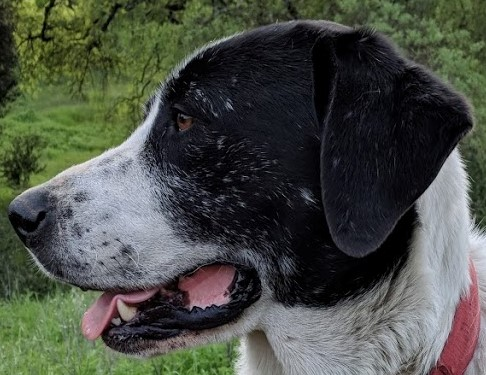
#> input picture DATA/sammy_face.jpg, 486 x 375 px
$ python video_basics.py
#> lines starting #> are read from the running program, lines starting #| are printed output that depends on the picture; after the words box and inside, x2 and y2 are one past the last pixel; in counts of white or black regions, pixels touching at a corner belong together
### edge_detection.py
import cv2
import numpy as np
import matplotlib.pyplot as plt
from image_files import show_img


def blur_image_manual(image):
    kernel = np.ones(shape=(5, 5), dtype=np.float32) / 25
    blurred = cv2.filter2D(image, -1, kernel)
    return blurred


def edge_detector(image):
    median_val = np.median(image)
    lower = int(max(0, 0.7 * median_val))
    upper = int(min(255, 1.3 * median_val))
    edges = cv2.Canny(image, threshold1=lower, threshold2=upper)
    return edges


img = cv2.imread('DATA/sammy_face.jpg')
#> img is the input picture: shape (375, 486, 3); mean B, G, R 70, 78.7, 74.2
blurred_img = blur_image_manual(img)
blurred_img2 = cv2.GaussianBlur(img, ksize=(5, 5), sigmaX=10)
blurred_img3 = cv2.bilateralFilter(img, 9, 150, 150)
blurred_img4 = cv2.blur(img, ksize=(9, 9))
edges_recognized = edge_detector(blurred_img4)
#> in edge_detector, `median_val = np.median(image)`: median_val = 65
#> in edge_detector, `lower = int(max(0, 0.7 * median_val))`: lower = 45
#> in edge_detector, `upper = int(min(255, 1.3 * median_val))`: upper = 84
#> in edge_detector, `edges = cv2.Canny(image, threshold1=lower, threshold2=upper)`:
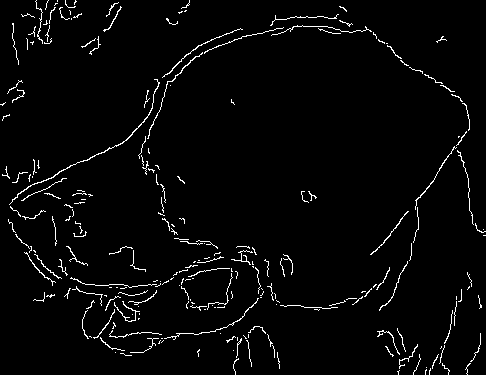
#> edges: shape (375, 486); 2.9% white in thin lines or dots
# show_img('Edges', edges_recognized)

### corner_detection.py
import cv2
import numpy as np
import matplotlib.pyplot as plt
from image_files import show_img


def harris_corner_detector(img):
    gray_img = cv2.cvtColor(img, cv2.COLOR_BGR2GRAY)
    gray_arr = np.float32(gray_img)
    destination = cv2.cornerHarris(gray_arr, blockSize=2, ksize=3, k=0.04)
    destination = cv2.dilate(destination, None)
    img[destination > 0.01 * destination.max()] = [255, 0, 0]
    return img


def shi_tomasi_corner_detector(img, max_corners):
    gray_img = cv2.cvtColor(img, cv2.COLOR_BGR2GRAY)
    possible_corners = cv2.goodFeaturesToTrack(gray_img, max_corners, 0.01, 10)
    possible_corners = np.int0(possible_corners)
    for choice in possible_corners:
        x_pos, y_pos = choice.ravel()
        cv2.circle(img, (x_pos, y_pos), 3, color=(255, 0, 0), thickness=-1)
    return img


flat_chess = cv2.imread('DATA/flat_chessboard.png')
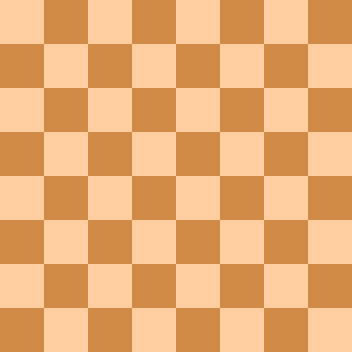
#> input picture DATA/flat_chessboard.png, 352 x 352 px
#> flat_chess is the input picture: shape (352, 352, 3); mean B, G, R 114.5, 172.5, 232
flat_chess_normal = cv2.cvtColor(flat_chess, cv2.COLOR_BGR2RGB)
flat_chess_gray = cv2.cvtColor(flat_chess, cv2.COLOR_BGR2GRAY)
#> flat_chess_gray: shape (352, 352); values 152 (black) and 215 (white), 50% white; 1 white region, box (x1, y1, x2, y2) and area: (0, 0, 352, 352) 61952
real_chess = cv2.imread('DATA/real_chessboard.jpg')
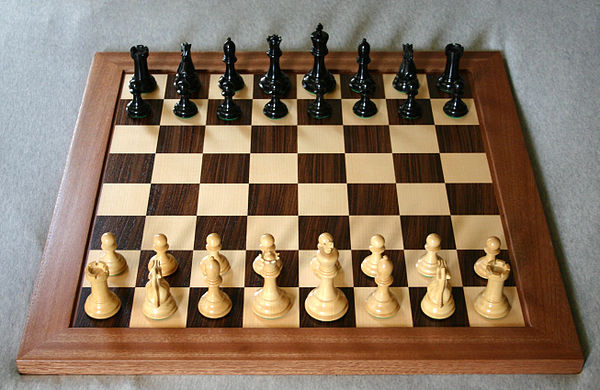
#> input picture DATA/real_chessboard.jpg, 600 x 390 px
#> real_chess is the input picture: shape (390, 600, 3); mean B, G, R 98.1, 117.7, 137.5
real_chess_normal = cv2.cvtColor(real_chess, cv2.COLOR_BGR2RGB)
real_chess_gray = cv2.cvtColor(real_chess, cv2.COLOR_BGR2GRAY)

target = harris_corner_detector(flat_chess_normal)
#> in harris_corner_detector, `img[destination > 0.01 * destination.max()] = [255, 0, 0]`: img: shape (352, 352, 3); mean R, G, B 232.2, 170.8, 113.4
target2 = shi_tomasi_corner_detector(real_chess_normal, 150)
#> in shi_tomasi_corner_detector, `possible_corners = cv2.goodFeaturesToTrack(gray_img, max_corners, 0.01..`: possible_corners = 150 rows, first 8: [178, 91], [132, 90], [448, 86], [177, 75], [183, 105], [403, 87], [274, 109], [248, 183]
#> the loop in shi_tomasi_corner_detector, `for choice in possible_corners:` made 150 passes
#> (x_pos, y_pos) on passes 1 to 12: (178, 91), (132, 90), (448, 86), (177, 75), (183, 105), (403, 87), (274, 109), (248, 183), (278, 258), (223, 92), (154, 154), (261, 80)
#> after the loop in shi_tomasi_corner_detector, `for choice in possible_corners:`:
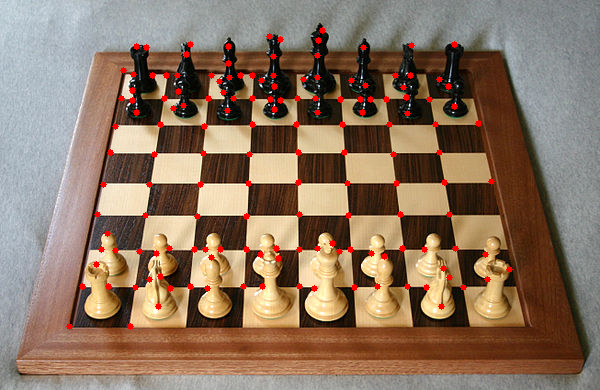
#> img: shape (390, 600, 3); mean R, G, B 140.1, 115.8, 96.7

# plt.imshow(target2, cmap='gray')
#
# plt.show()

### detection.py
import cv2
import matplotlib.pyplot as plt
import numpy as np
from image_files import show_img

face_cascade = cv2.CascadeClassifier(
    'D:/PycharmProjects/ImageProcessing/DATA/haarcascades/haarcascade_frontalface_default.xml')
eye_cascade = cv2.CascadeClassifier(
    'D:/PycharmProjects/ImageProcessing/DATA/haarcascades/haarcascade_eye.xml')
plate_cascade = cv2.CascadeClassifier(
    'D:/PycharmProjects/ImageProcessing/DATA/haarcascades/haarcascade_russian_plate_number.xml')

smile_cascade = cv2.CascadeClassifier(
    'D:/PycharmProjects/ImageProcessing/DATA/haarcascades/haarcascade_smile.xml')


def detect_face(image):
    face_image = image.copy()
    face_rects = face_cascade.detectMultiScale(face_image, scaleFactor=1.5, minNeighbors=5)
    # eye_rects = eye_cascade.detectMultiScale(face_image, scaleFactor=2, minNeighbors=10)
    smile_rects = smile_cascade.detectMultiScale(face_image, scaleFactor=2, minNeighbors=10)
    for (x, y, w, h) in face_rects:
        cv2.rectangle(face_image, (x, y), (x + w, y + h), (0, 255, 0), 2)
    # for (x, y, w, h) in eye_rects:
    #     cv2.rectangle(face_image, (x, y), (x + w, y + h), (0, 255, 0), 2)
    for (x, y, w, h) in smile_rects:
        cv2.rectangle(face_image, (x, y), (x + w, y + h), (0, 255, 0), 2)

    return face_image


# [29 lines left out: functions detect_eyes, detect_plate, detect_and_blur_plate, not called in this run]


# [6 lines of commented-out code are left out]

### video_basics.py
import cv2
import time
from edge_detection import *
from edge_detection import edge_detector
from corner_detection import harris_corner_detector, shi_tomasi_corner_detector
from detection import detect_face, detect_eyes

top_left_clicked = False
bottom_right_clicked = False
pt1 = (0, 0)
pt2 = (0, 0)


def draw_rect(event, x, y, flags, params):
    global top_left_clicked, bottom_right_clicked, pt1, pt2
    if event == cv2.EVENT_LBUTTONDOWN:
        if top_left_clicked and bottom_right_clicked:
            pt1 = (0, 0)
            pt2 = (0, 0)
            top_left_clicked = False
            bottom_right_clicked = False
        if top_left_clicked:
            pt1 = (x, y)
            top_left_clicked = True
        elif bottom_right_clicked == False:
            pt2 = (x, y)
            bottom_right_clicked = True


def video_capture(window_name):
    cap = cv2.VideoCapture(0)
    cv2.namedWindow(window_name)
    cv2.setMouseCallback(window_name, draw_rect)
    while True:
        ret, frame = cap.read()
        # frame = edge_detector(frame)
        # frame = harris_corner_detector(frame)
        # frame = detect_face(frame)
        frame1 = edge_detector(frame)
        frame2 = detect_face(frame)
        if top_left_clicked:
            cv2.circle(frame, center=pt1, radius=5, color=(0, 255, 0), thickness=-1)
        if top_left_clicked and bottom_right_clicked:
            cv2.rectangle(frame, pt1, pt2, color=(0, 0, 255), thickness=3)
        cv2.imshow(window_name, frame1)
        cv2.imshow('face detection', frame2)
        if cv2.waitKey(1) & 0xFF == 27:
            break
    cap.release()
    cv2.destroyAllWindows()


def load_video(path):
    cap = cv2.VideoCapture(path)
    if cap.isOpened() == False:
        print('Problem Opening The File!')
    FPS = cap.get(cv2.CAP_PROP_FPS)
    while cap.isOpened():
        ret, frame = cap.read()
        if ret:
            time.sleep(1 / FPS)
            cv2.imshow('Frame', frame)
            if cv2.waitKey(1) & 0xFF == 27:
                break
        else:
            break
    cap.release()
    cv2.destroyAllWindows()


# load_video('DATA/video_capture.mp4')
video_capture('Frame')
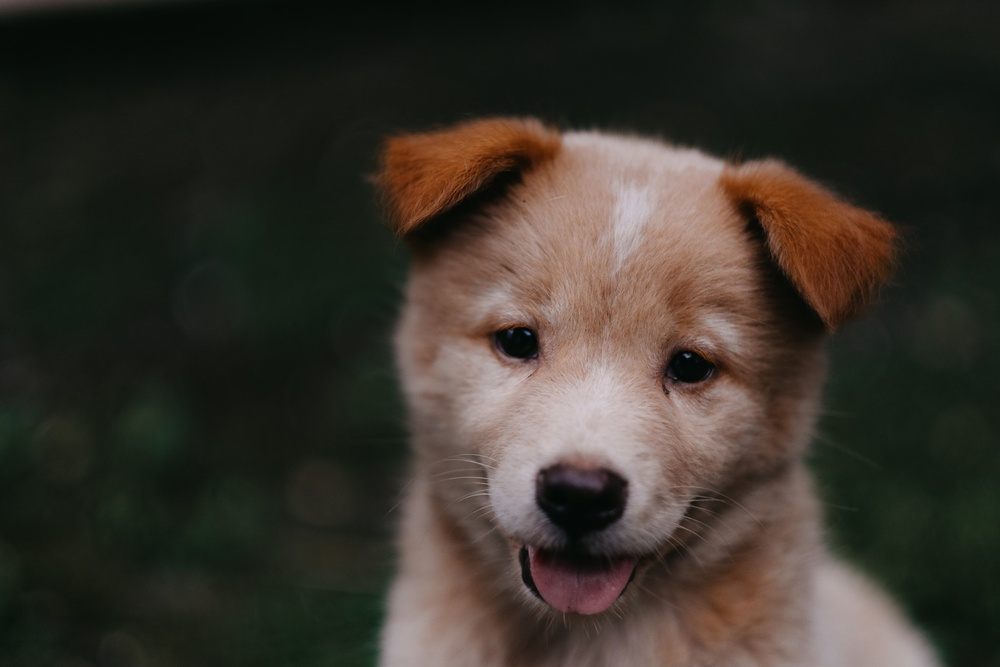
#> input picture DATA/00-puppy.jpg, 1000 x 667 px, shrunk from 1950 x 1300 before the run, given in place of the camera
#> in video_capture, frame is the input picture: shape (667, 1000, 3); mean B, G, R 43.8, 51.8, 57.3
#> in edge_detector (call 2), `median_val = np.median(image)`: median_val = 27
#> in edge_detector (call 2), `lower = int(max(0, 0.7 * median_val))`: lower = 18
#> in edge_detector (call 2), `upper = int(min(255, 1.3 * median_val))`: upper = 35
#> in edge_detector (call 2), `edges = cv2.Canny(image, threshold1=lower, threshold2=upper)`:
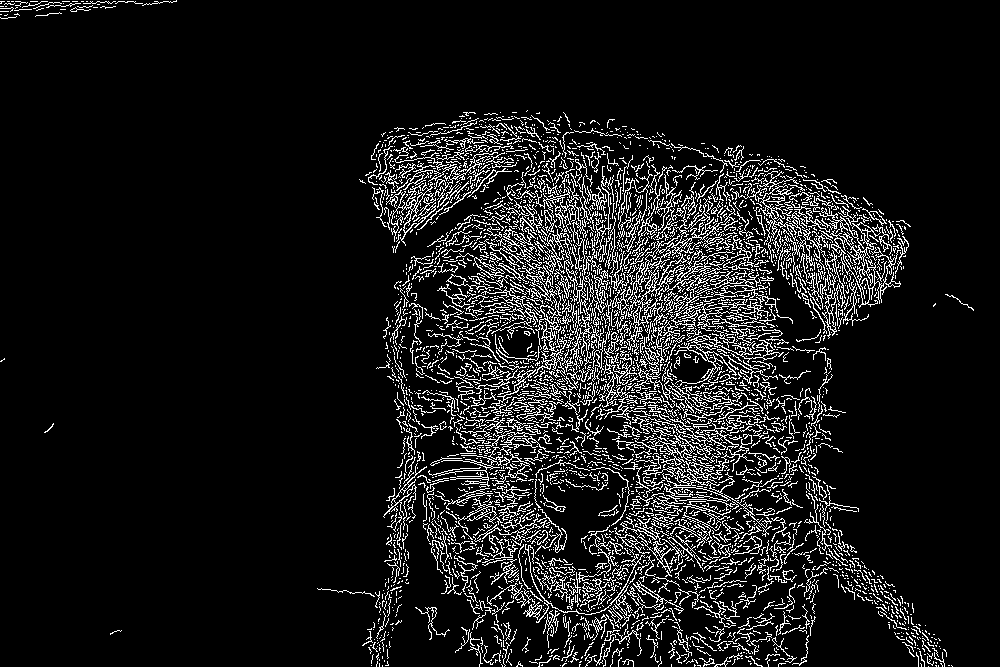
#> edges: shape (667, 1000); 9.4% white in thin lines or dots
#> in detect_face, `face_rects = face_cascade.detectMultiScale(face_image, scaleFactor=1.5..`: face_rects = ()
#> in detect_face, `smile_rects = smile_cascade.detectMultiScale(face_image, scaleFactor=2..`: smile_rects = [[379, 177, 72, 36], [499, 403, 72, 36], [454, 290, 288, 144]]
#> the loop in detect_face, `for (x, y, w, h) in smile_rects:` made 3 passes
#> after the loop in detect_face, `for (x, y, w, h) in smile_rects:`:
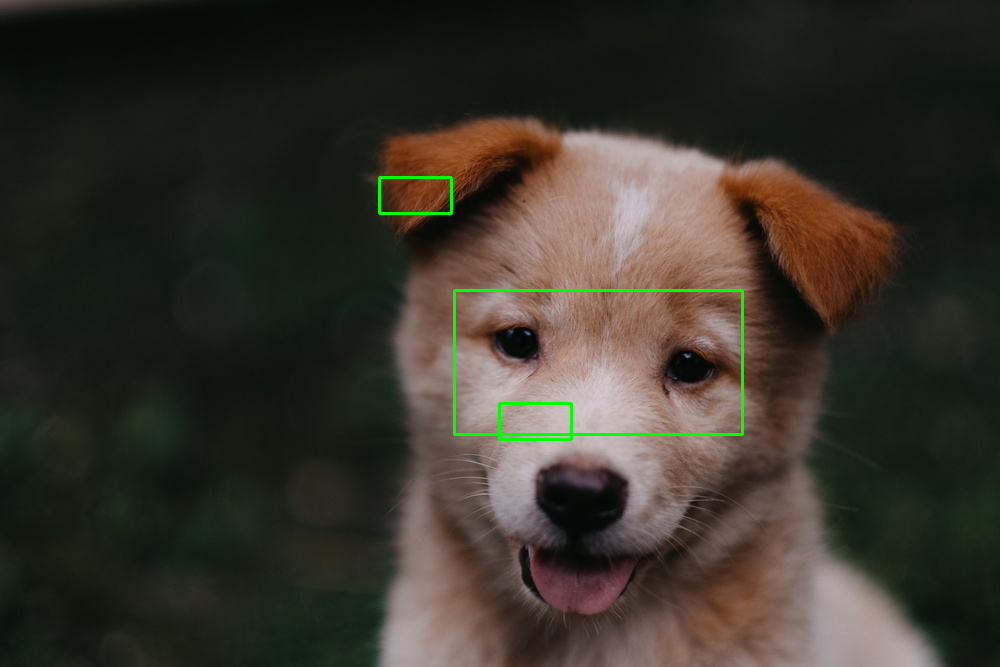
#> face_image: shape (667, 1000, 3); 0.58% of pixels changed, all inside (x1, y1, x2, y2) = (378, 176, 744, 441)
#> (key Esc is pressed here)
